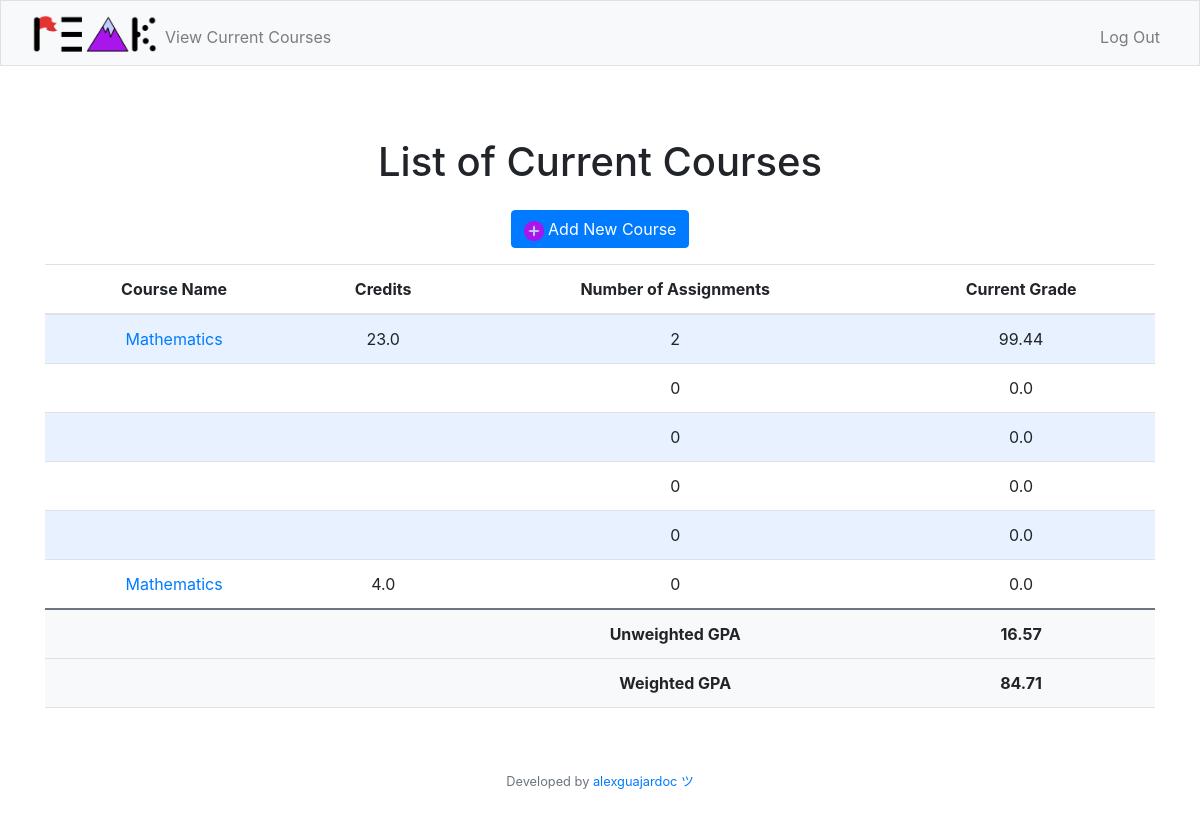
Screenshot of /current (signed in) with the database file from the repository.
### tables this page shows
CREATE TABLE courses (course_id INTEGER PRIMARY KEY AUTOINCREMENT NOT NULL, course_name TEXT NOT NULL, credits REAL NOT NULL, grade REAL NOT NULL, assignmentcount INTEGER NOT NULL, user_id INTEGER, period_id INTEGER, FOREIGN KEY (user_id) REFERENCES users(user_id), FOREIGN KEY (period_id) REFERENCES periods(period_id));

### app.py (the view)
@app.route("/current")
@login_required
def current():
    courses = crsr.execute("SELECT course_name, credits, assignmentcount, grade FROM courses WHERE user_id = ?", (session["user_id"],)).fetchall()
    unweighted_gpa = crsr.execute("SELECT SUM(grade) / COUNT(grade) FROM courses WHERE user_id = ?", (session["user_id"],)).fetchall()
    weighted_gpa = crsr.execute("SELECT SUM(grade * credits) / SUM(credits) FROM courses WHERE user_id = ?", (session["user_id"],)).fetchall()
    return render_template("current.html", courses=courses, unweighted_gpa=unweighted_gpa[0][0], weighted_gpa=weighted_gpa[0][0])

### helpers.py (called while the page is built)
def login_required(f):
    @wraps(f)
    def decorated_function(*args, **kwargs):
        if session.get("user_id") is None:
            return redirect("/login")
        return f(*args, **kwargs)
    return decorated_function

### templates/current.html (shortened to what this page needs)
{% extends "layout.html" %}
{% block main %}
    <div class="container">
        <h1 class="my-4">List of Current Courses</h1>
        <div class="mb-3">
            <a href="/newcourse" class="btn btn-primary">
                <img src="/static/plusbutton.png" width="20px" height="20px"></img>
                Add New Course
            </a>
        </div>
        {% if courses != [] %}
        <table class="table">
            <thead>
                <tr>
                    <th scope="col">Course Name</th>
                    <th scope="col">Credits</th>
                    <th scope="col">Number of Assignments</th>
                    <th scope="col">Current Grade</th>
                </tr>
            </thead>
            <tbody>
                {% for course in courses %}
                <tr>
                    <td> <a href="/assignments?course={{ course[0] }}">{{ course[0] }}</a></td>
                    <td>{{ course[1] }}</td>
                    <td>{{ course[2] }}</td>
                    <td>{{ course[3] | round(2) }}</td>
                </tr>
                {% endfor %}
                <tr style="background-color: #f8f9fa; font-weight: bold; border-top: 2px solid #6c757d;">
                    <td> </td>
                    <td> </td>
                    <td>Unweighted GPA</td>
                    <td>{{ unweighted_gpa | round(2) }}</td>
                </tr>
                <tr style="background-color: #f8f9fa; font-weight: bold;">
                    <td> </td>
                    <td> </td>
                    <td>Weighted GPA</td>
                    <td>{{ weighted_gpa | round(2) }}</td>
                </tr>
            </tbody>
        </table>
        {% endif %}
    </div>
{% endblock %}

### static/styles.css (style rules this page uses)
table th, table td { padding: 0.75rem; vertical-align: middle; }
tbody tr:nth-of-type(odd) { background-color: rgb(179, 208, 255, 0.3) }
h1 { font-size: 60px; }

### rows the page displays
courses: course_name "Mathematics", credits "23.0", assignmentcount "2", grade "99.44"
courses: assignmentcount "0", grade "0.0"
courses: assignmentcount "0", grade "0.0"
courses: assignmentcount "0", grade "0.0"
courses: assignmentcount "0", grade "0.0"
courses: course_name "Mathematics", credits "4.0", assignmentcount "0", grade "0.0"

### other values shown
{{ unweighted_gpa | round(2) }} "16.57"
{{ weighted_gpa | round(2) }} "84.71"
